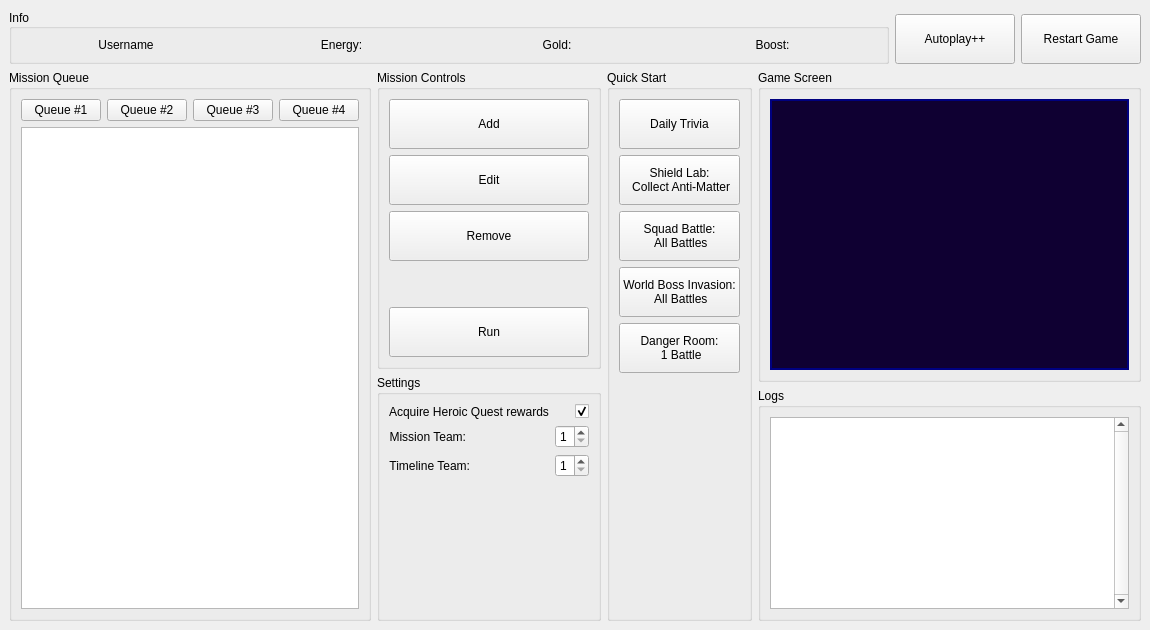
<?xml version="1.0" encoding="UTF-8"?>
<ui version="4.0">
 <class>MainWindow</class>
 <widget class="QMainWindow" name="MainWindow">
  <property name="geometry">
   <rect>
    <x>0</x>
    <y>0</y>
    <width>1150</width>
    <height>630</height>
   </rect>
  </property>
  <property name="sizePolicy">
   <sizepolicy hsizetype="Fixed" vsizetype="Fixed">
    <horstretch>0</horstretch>
    <verstretch>0</verstretch>
   </sizepolicy>
  </property>
  <property name="windowTitle">
   <string>MFF Auto</string>
  </property>
  <widget class="QWidget" name="centralwidget">
   <property name="sizePolicy">
    <sizepolicy hsizetype="Fixed" vsizetype="Fixed">
     <horstretch>0</horstretch>
     <verstretch>0</verstretch>
    </sizepolicy>
   </property>
   <layout class="QVBoxLayout" name="verticalLayout_6" stretch="0,1">
    <item>
     <layout class="QHBoxLayout" name="horizontalLayout_3" stretch="1,0">
      <item>
       <widget class="QGroupBox" name="info_group">
        <property name="title">
         <string>Info</string>
        </property>
        <property name="alignment">
         <set>Qt::AlignLeading|Qt::AlignLeft|Qt::AlignVCenter</set>
        </property>
        <layout class="QHBoxLayout" name="horizontalLayout_4">
         <item>
          <layout class="QHBoxLayout" name="horizontalLayout">
           <item>
            <widget class="QLabel" name="label_username">
             <property name="text">
              <string>Username</string>
             </property>
             <property name="alignment">
              <set>Qt::AlignCenter</set>
             </property>
             <property name="wordWrap">
              <bool>true</bool>
             </property>
            </widget>
           </item>
           <item>
            <widget class="QLabel" name="label_energy">
             <property name="text">
              <string>Energy:</string>
             </property>
             <property name="alignment">
              <set>Qt::AlignCenter</set>
             </property>
             <property name="wordWrap">
              <bool>true</bool>
             </property>
            </widget>
           </item>
           <item>
            <widget class="QLabel" name="label_gold">
             <property name="text">
              <string>Gold:</string>
             </property>
             <property name="alignment">
              <set>Qt::AlignCenter</set>
             </property>
             <property name="wordWrap">
              <bool>true</bool>
             </property>
            </widget>
           </item>
           <item>
            <widget class="QLabel" name="label_boosts">
             <property name="text">
              <string>Boost:</string>
             </property>
             <property name="alignment">
              <set>Qt::AlignCenter</set>
             </property>
             <property name="wordWrap">
              <bool>true</bool>
             </property>
            </widget>
           </item>
          </layout>
         </item>
        </layout>
       </widget>
      </item>
      <item>
       <layout class="QHBoxLayout" name="horizontalLayout_2">
        <property name="topMargin">
         <number>5</number>
        </property>
        <item>
         <widget class="QPushButton" name="autoplay_button">
          <property name="minimumSize">
           <size>
            <width>120</width>
            <height>50</height>
           </size>
          </property>
          <property name="text">
           <string>Autoplay++</string>
          </property>
         </widget>
        </item>
        <item>
         <widget class="QPushButton" name="restart_game_button">
          <property name="minimumSize">
           <size>
            <width>120</width>
            <height>50</height>
           </size>
          </property>
          <property name="text">
           <string>Restart Game</string>
          </property>
         </widget>
        </item>
       </layout>
      </item>
     </layout>
    </item>
    <item>
     <layout class="QHBoxLayout" name="horizontalLayout_5" stretch="7,0,0,10">
      <item>
       <widget class="QGroupBox" name="mission_queue_group">
        <property name="title">
         <string>Mission Queue</string>
        </property>
        <layout class="QVBoxLayout" name="verticalLayout_5">
         <item>
          <layout class="QHBoxLayout" name="horizontalLayout_6">
           <item>
            <widget class="QPushButton" name="queue_button_1">
             <property name="text">
              <string>Queue #1</string>
             </property>
             <property name="checkable">
              <bool>true</bool>
             </property>
             <property name="checked">
              <bool>false</bool>
             </property>
             <property name="default">
              <bool>false</bool>
             </property>
            </widget>
           </item>
           <item>
            <widget class="QPushButton" name="queue_button_2">
             <property name="text">
              <string>Queue #2</string>
             </property>
             <property name="checkable">
              <bool>true</bool>
             </property>
             <property name="default">
              <bool>false</bool>
             </property>
            </widget>
           </item>
           <item>
            <widget class="QPushButton" name="queue_button_3">
             <property name="text">
              <string>Queue #3</string>
             </property>
             <property name="checkable">
              <bool>true</bool>
             </property>
             <property name="default">
              <bool>false</bool>
             </property>
            </widget>
           </item>
           <item>
            <widget class="QPushButton" name="queue_button_4">
             <property name="text">
              <string>Queue #4</string>
             </property>
             <property name="checkable">
              <bool>true</bool>
             </property>
             <property name="autoDefault">
              <bool>false</bool>
             </property>
             <property name="default">
              <bool>false</bool>
             </property>
             <property name="flat">
              <bool>false</bool>
             </property>
            </widget>
           </item>
           <item>
            <spacer name="horizontalSpacer">
             <property name="orientation">
              <enum>Qt::Horizontal</enum>
             </property>
             <property name="sizeHint" stdset="0">
              <size>
               <width>40</width>
               <height>20</height>
              </size>
             </property>
            </spacer>
           </item>
          </layout>
         </item>
         <item>
          <widget class="QListWidget" name="queue_list_widget">
           <property name="lineWidth">
            <number>-1</number>
           </property>
           <property name="midLineWidth">
            <number>0</number>
           </property>
           <property name="dragDropMode">
            <enum>QAbstractItemView::InternalMove</enum>
           </property>
           <property name="isWrapping" stdset="0">
            <bool>true</bool>
           </property>
           <property name="wordWrap">
            <bool>false</bool>
           </property>
           <property name="currentRow">
            <number>-1</number>
           </property>
           <property name="sortingEnabled">
            <bool>false</bool>
           </property>
          </widget>
         </item>
        </layout>
       </widget>
      </item>
      <item>
       <layout class="QVBoxLayout" name="verticalLayout_4" stretch="0,1">
        <item>
         <widget class="QGroupBox" name="mission_controls_group">
          <property name="title">
           <string>Mission Controls</string>
          </property>
          <layout class="QVBoxLayout" name="verticalLayout_2">
           <item>
            <widget class="QPushButton" name="add_queue_button">
             <property name="minimumSize">
              <size>
               <width>120</width>
               <height>50</height>
              </size>
             </property>
             <property name="text">
              <string>Add</string>
             </property>
            </widget>
           </item>
           <item>
            <widget class="QPushButton" name="edit_queue_button">
             <property name="minimumSize">
              <size>
               <width>120</width>
               <height>50</height>
              </size>
             </property>
             <property name="text">
              <string>Edit</string>
             </property>
            </widget>
           </item>
           <item>
            <widget class="QPushButton" name="remove_queue_button">
             <property name="minimumSize">
              <size>
               <width>120</width>
               <height>50</height>
              </size>
             </property>
             <property name="text">
              <string>Remove</string>
             </property>
            </widget>
           </item>
           <item>
            <spacer name="verticalSpacer_2">
             <property name="orientation">
              <enum>Qt::Vertical</enum>
             </property>
             <property name="sizeHint" stdset="0">
              <size>
               <width>20</width>
               <height>40</height>
              </size>
             </property>
            </spacer>
           </item>
           <item>
            <widget class="QPushButton" name="run_queue_button">
             <property name="minimumSize">
              <size>
               <width>120</width>
               <height>50</height>
              </size>
             </property>
             <property name="text">
              <string>Run</string>
             </property>
            </widget>
           </item>
          </layout>
         </widget>
        </item>
        <item>
         <widget class="QGroupBox" name="settings_group">
          <property name="title">
           <string>Settings</string>
          </property>
          <layout class="QVBoxLayout" name="verticalLayout_7">
           <item>
            <layout class="QFormLayout" name="formLayout">
             <property name="labelAlignment">
              <set>Qt::AlignLeading|Qt::AlignLeft|Qt::AlignVCenter</set>
             </property>
             <property name="formAlignment">
              <set>Qt::AlignRight|Qt::AlignTop|Qt::AlignTrailing</set>
             </property>
             <item row="5" column="0">
              <widget class="QLabel" name="mission_team_label">
               <property name="layoutDirection">
                <enum>Qt::LeftToRight</enum>
               </property>
               <property name="autoFillBackground">
                <bool>false</bool>
               </property>
               <property name="text">
                <string>Mission Team:</string>
               </property>
               <property name="alignment">
                <set>Qt::AlignRight|Qt::AlignTrailing|Qt::AlignVCenter</set>
               </property>
              </widget>
             </item>
             <item row="5" column="1">
              <widget class="QSpinBox" name="mission_team_spin_box">
               <property name="minimum">
                <number>1</number>
               </property>
               <property name="maximum">
                <number>5</number>
               </property>
              </widget>
             </item>
             <item row="7" column="0">
              <widget class="QLabel" name="timeline_team_label">
               <property name="text">
                <string>Timeline Team:</string>
               </property>
               <property name="alignment">
                <set>Qt::AlignRight|Qt::AlignTrailing|Qt::AlignVCenter</set>
               </property>
              </widget>
             </item>
             <item row="7" column="1">
              <widget class="QSpinBox" name="timeline_team_spin_box">
               <property name="minimum">
                <number>1</number>
               </property>
               <property name="maximum">
                <number>5</number>
               </property>
              </widget>
             </item>
             <item row="3" column="0">
              <widget class="QLabel" name="acquire_heroic_quest_rewards_label">
               <property name="text">
                <string>Acquire Heroic Quest rewards</string>
               </property>
              </widget>
             </item>
             <item row="3" column="1">
              <widget class="QCheckBox" name="acquire_heroic_quest_rewards_checkbox">
               <property name="sizePolicy">
                <sizepolicy hsizetype="Preferred" vsizetype="Preferred">
                 <horstretch>0</horstretch>
                 <verstretch>0</verstretch>
                </sizepolicy>
               </property>
               <property name="layoutDirection">
                <enum>Qt::RightToLeft</enum>
               </property>
               <property name="text">
                <string/>
               </property>
               <property name="checked">
                <bool>true</bool>
               </property>
              </widget>
             </item>
            </layout>
           </item>
          </layout>
         </widget>
        </item>
       </layout>
      </item>
      <item>
       <widget class="QGroupBox" name="quick_start_group">
        <property name="title">
         <string>Quick Start</string>
        </property>
        <layout class="QVBoxLayout" name="verticalLayout">
         <item>
          <widget class="QPushButton" name="daily_trivia_button">
           <property name="minimumSize">
            <size>
             <width>120</width>
             <height>50</height>
            </size>
           </property>
           <property name="text">
            <string>Daily Trivia</string>
           </property>
          </widget>
         </item>
         <item>
          <widget class="QPushButton" name="shield_lab_button">
           <property name="minimumSize">
            <size>
             <width>120</width>
             <height>50</height>
            </size>
           </property>
           <property name="text">
            <string>Shield Lab:
 Collect Anti-Matter</string>
           </property>
          </widget>
         </item>
         <item>
          <widget class="QPushButton" name="squad_battle_button">
           <property name="minimumSize">
            <size>
             <width>120</width>
             <height>50</height>
            </size>
           </property>
           <property name="text">
            <string>Squad Battle:
 All Battles</string>
           </property>
          </widget>
         </item>
         <item>
          <widget class="QPushButton" name="world_boss_invasion_button">
           <property name="minimumSize">
            <size>
             <width>120</width>
             <height>50</height>
            </size>
           </property>
           <property name="text">
            <string>World Boss Invasion:
 All Battles</string>
           </property>
          </widget>
         </item>
         <item>
          <widget class="QPushButton" name="danger_room_button">
           <property name="minimumSize">
            <size>
             <width>120</width>
             <height>50</height>
            </size>
           </property>
           <property name="text">
            <string>Danger Room:
 1 Battle</string>
           </property>
          </widget>
         </item>
         <item>
          <spacer name="verticalSpacer">
           <property name="orientation">
            <enum>Qt::Vertical</enum>
           </property>
           <property name="sizeHint" stdset="0">
            <size>
             <width>20</width>
             <height>40</height>
            </size>
           </property>
          </spacer>
         </item>
        </layout>
       </widget>
      </item>
      <item>
       <layout class="QVBoxLayout" name="verticalLayout_3" stretch="1,0">
        <item>
         <widget class="QGroupBox" name="game_screen_group">
          <property name="title">
           <string>Game Screen</string>
          </property>
          <layout class="QGridLayout" name="gridLayout_2">
           <item row="0" column="0">
            <widget class="QLabel" name="screen_label">
             <property name="sizePolicy">
              <sizepolicy hsizetype="Preferred" vsizetype="Preferred">
               <horstretch>0</horstretch>
               <verstretch>0</verstretch>
              </sizepolicy>
             </property>
             <property name="layoutDirection">
              <enum>Qt::LeftToRight</enum>
             </property>
             <property name="autoFillBackground">
              <bool>false</bool>
             </property>
             <property name="styleSheet">
              <string notr="true">background-color: rgb(15, 0, 50);
color: rgb(0, 0, 127);</string>
             </property>
             <property name="frameShape">
              <enum>QFrame::WinPanel</enum>
             </property>
             <property name="lineWidth">
              <number>1</number>
             </property>
             <property name="midLineWidth">
              <number>0</number>
             </property>
             <property name="text">
              <string/>
             </property>
             <property name="alignment">
              <set>Qt::AlignCenter</set>
             </property>
            </widget>
           </item>
          </layout>
         </widget>
        </item>
        <item>
         <widget class="QGroupBox" name="logs_group">
          <property name="title">
           <string>Logs</string>
          </property>
          <layout class="QGridLayout" name="gridLayout">
           <item row="0" column="0">
            <widget class="QPlainTextEdit" name="logger_text">
             <property name="verticalScrollBarPolicy">
              <enum>Qt::ScrollBarAlwaysOn</enum>
             </property>
             <property name="readOnly">
              <bool>true</bool>
             </property>
            </widget>
           </item>
          </layout>
         </widget>
        </item>
       </layout>
      </item>
     </layout>
    </item>
   </layout>
  </widget>
 </widget>
 <resources/>
 <connections/>
</ui>
